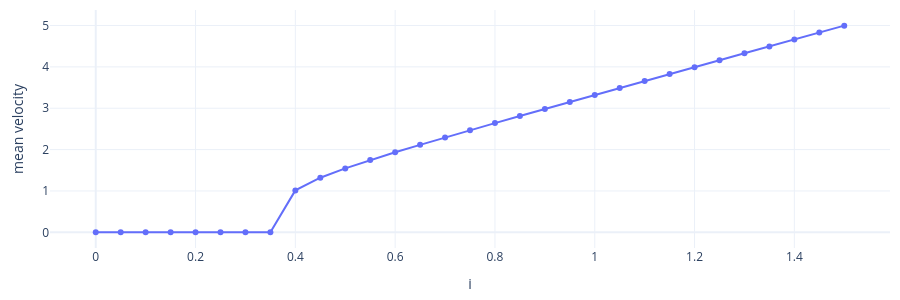
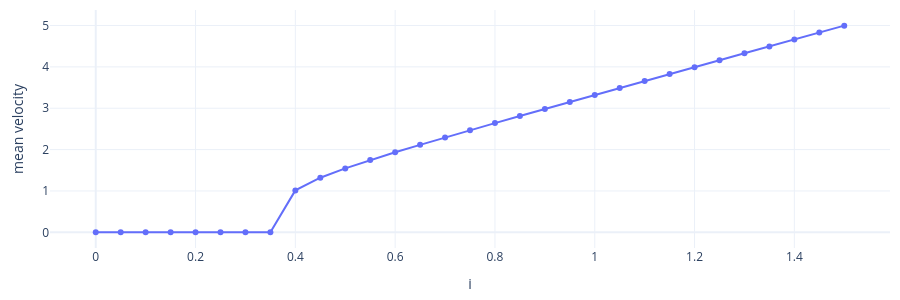

Notebook code for these charts, in order:
### Markdown cell above
**Rest or rotate?** From the same start, the long-time mean velocity against torque.

### Code cell
import numpy as np
I = np.linspace(0, 1.5, 31)
mean_v = [ex.m.run(keep=False, i=x, th=0, v=2.5, total=400, trans=200)["v"].mean() for x in I]
show_figure(go.Figure(go.Scatter(x=I, y=mean_v, mode="lines+markers")), xaxis_title="i",
            yaxis_title="mean velocity", height=300)

### Figure 1 — Plotly figure (JSON) as saved in the notebook; plotly's stock layout.template omitted (floating-point values rounded to 4 significant figures)
{"data": [{"mode": "lines+markers", "type": "scatter", "x": [0.0, 0.05, 0.1, 0.15, 0.2, 0.25, 0.3, 0.35, 0.4, 0.45, 0.5, 0.55, 0.6, 0.65, 0.7, 0.75, 0.8, 0.85, 0.9, 0.95, 1.0, 1.05, 1.1, 1.15, 1.2, 1.25, 1.3, 1.35, 1.4, 1.45, 1.5], "y": [9.311e-16, 1.655e-15, -1.682e-15, -1.771e-15, -1.32e-15, 7.574e-16, 2.425e-15, -7.911e-15, 1.014, 1.321, 1.545, 1.75, 1.937, 2.114, 2.293, 2.466, 2.64, 2.811, 2.982, 3.151, 3.32, 3.488, 3.656, 3.825, 3.992, 4.159, 4.327, 4.495, 4.662, 4.829, 4.996]}], "layout": {"height": 300, "margin": {"b": 40, "l": 50, "r": 10, "t": 10}, "paper_bgcolor": "white", "plot_bgcolor": "white", "xaxis": {"title": {"text": "i"}}, "yaxis": {"title": {"text": "mean velocity"}}}}

### Figure 2 — Plotly figure (JSON) as saved in the notebook; plotly's stock layout.template omitted (floating-point values rounded to 4 significant figures)
{"data": [{"mode": "lines+markers", "type": "scatter", "x": [0.0, 0.05, 0.1, 0.15, 0.2, 0.25, 0.3, 0.35, 0.4, 0.45, 0.5, 0.55, 0.6, 0.65, 0.7, 0.75, 0.8, 0.85, 0.9, 0.95, 1.0, 1.05, 1.1, 1.15, 1.2, 1.25, 1.3, 1.35, 1.4, 1.45, 1.5], "y": [9.311e-16, 1.655e-15, -1.682e-15, -1.771e-15, -1.32e-15, 7.574e-16, 2.425e-15, -7.911e-15, 1.014, 1.321, 1.545, 1.75, 1.937, 2.114, 2.293, 2.466, 2.64, 2.811, 2.982, 3.151, 3.32, 3.488, 3.656, 3.825, 3.992, 4.159, 4.327, 4.495, 4.662, 4.829, 4.996]}], "layout": {"height": 300, "margin": {"b": 40, "l": 50, "r": 10, "t": 10}, "paper_bgcolor": "white", "plot_bgcolor": "white", "xaxis": {"title": {"text": "i"}}, "yaxis": {"title": {"text": "mean velocity"}}}}
